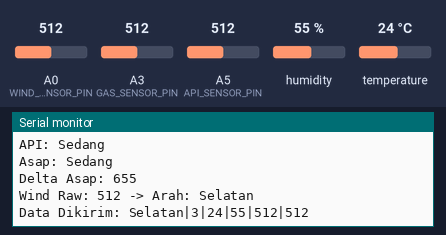
Simulated run of this sketch. Board: Arduino Uno, built with avr-gcc and run on an emulated ATmega328P. On the bench: the last lines printed to the serial monitor. The inputs (shaded band) are chosen by the test bench; at power-on: humidity 55 %, A0 (WIND_SENSOR_PIN) = 512, A3 (GAS_SENSOR_PIN) = 512, A5 (API_SENSOR_PIN) = 512, temperature 24 °C. No radio packets arrive unless stated.

Above: at 6.2 s.
6.3 s: humidity set to 88 %
At 11.3 s:
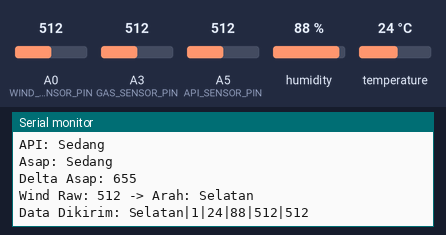
16.5 s: A0 (WIND_SENSOR_PIN) set to 711
At 21.3 s:
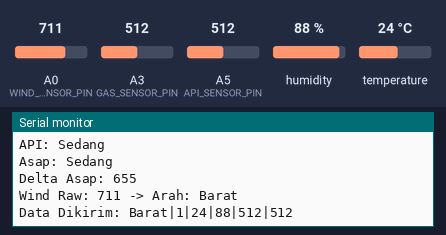
21.6 s: A3 (GAS_SENSOR_PIN) set to 711
At 26.3 s:
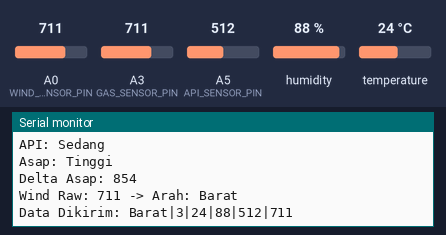
31.6 s: A5 (API_SENSOR_PIN) set to 711
At 36.4 s:
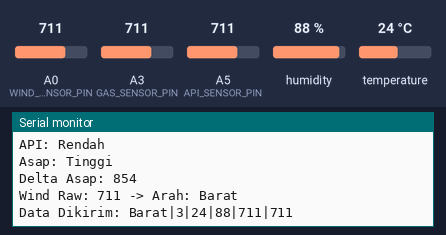
41.6 s: temperature set to 28 °C
At 46.5 s:
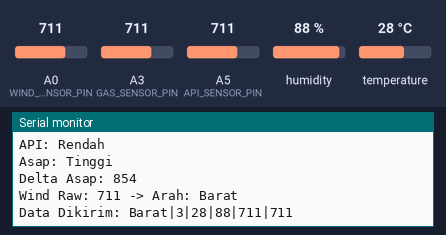
51.5 s: A0 (WIND_SENSOR_PIN) set to 691
At 55.5 s:
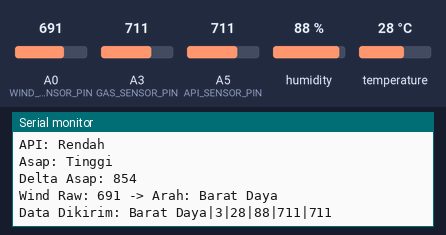

Measured:
- after the input at 6.3 s, the serial monitor: prints a new line after 3.8 s (image 1)
- after the input at 16.5 s, the serial monitor: prints a new line after 3.7 s (image 2)
- after the input at 21.6 s, the serial monitor: prints a new line after 3.5 s (image 3)
- after the input at 31.6 s, the serial monitor: prints a new line after 3.5 s (image 4)
- after the input at 41.6 s, the serial monitor: prints a new line after 3.5 s (image 5)
- after the input at 51.5 s, the serial monitor: prints a new line after 3.7 s (image 6)

The sketch:

node.ino
```cpp
#include <SPI.h>
#include <LoRa.h>
#include <DHT.h>

// ===== Pin assignment =====
#define GAS_SENSOR_PIN    A3   // MQ2 analog
#define API_SENSOR_PIN    A5   // Flame analog
#define WIND_SENSOR_PIN   A0

#define DHT_PIN           8
#define DHT_TYPE          DHT11

#define LORA_SS           10
#define LORA_RST          9
#define LORA_DIO0         2

DHT dht(DHT_PIN, DHT_TYPE);

unsigned long lastSendTime = 0;
unsigned long interval = 5000; // kirim data tiap 10 detik
int baselineGas = 0; // Nilai MQ2 di udara bersih

void setup() {
  Serial.begin(9600);
  dht.begin();

  // ===== Kalibrasi Gas Sensor (MQ2) =====
  Serial.println("Kalibrasi sensor gas (MQ2)...");
  int total = 0;
  const int sampleCount = 100;
  for (int i = 0; i < sampleCount; i++) {
    total += analogRead(GAS_SENSOR_PIN);
    delay(50);
  }
  baselineGas = total / sampleCount;
  Serial.print("Baseline MQ2 (udara bersih): ");
  Serial.println(baselineGas);

  // ===== Setup LoRa =====
  Serial.println("Starting LoRa...");
  LoRa.setPins(LORA_SS, LORA_RST, LORA_DIO0);
  if (!LoRa.begin(433E6)) {
    Serial.println("LoRa init failed!");
    while (true);
  }
  Serial.println("LoRa init OK!");
}

void loop() {
  if (millis() - lastSendTime > interval) {
    lastSendTime = millis();

    int gasValue = analogRead(GAS_SENSOR_PIN);
    int apiValue = analogRead(API_SENSOR_PIN);

    int windRaw = analogRead(WIND_SENSOR_PIN);
    int windDegree = map(windRaw, 0, 1023, 0, 360);
    if (windDegree >= 360) windDegree = 0;
    String arahAngin = getWindDirection(windDegree);

    float suhu = dht.readTemperature();
    float kelembaban = dht.readHumidity();

    if (isnan(suhu) || isnan(kelembaban)) {
      Serial.println("Gagal baca sensor DHT!");
      return;
    }

    int status = tentukanStatus(apiValue, gasValue, suhu, kelembaban);

    String dataToSend = arahAngin + "|" +
                        String(status) + "|" +
                        String((int)suhu) + "|" +
                        String((int)kelembaban) + "|" +
                        String(apiValue) + "|" +
                        String(gasValue);

    LoRa.beginPacket();
    LoRa.print(dataToSend);
    LoRa.endPacket();

    Serial.print("Wind Raw: ");
    Serial.print(windRaw);
    Serial.print(" -> Arah: ");
    Serial.println(arahAngin);

    Serial.println("Data Dikirim: " + dataToSend);
  }
}

// ===== Fuzzy Logic Status Penilaian =====
int tentukanStatus(int api, int asap, float suhu, float kelembaban) {
  // ===== Kategori Suhu =====
  String kategoriSuhu = "Normal";
  if (suhu <= 25) kategoriSuhu = "Rendah";
  else if (suhu <= 30) kategoriSuhu = "Sedang";
  else kategoriSuhu = "Tinggi";

  // ===== Kategori Kelembaban =====
  String kategoriKelembaban = "Normal";
  if (kelembaban <= 75) kategoriKelembaban = "Rendah";
  else if (kelembaban <= 80) kategoriKelembaban = "Sedang";
  else kategoriKelembaban = "Tinggi";

  // ===== Kategori API =====
  String kategoriAPI = "Rendah";
  if (api >= 701) kategoriAPI = "Rendah";
  else if (api >= 401) kategoriAPI = "Sedang";
  else if (api >= 1) kategoriAPI = "Tinggi";

  // ===== Kategori Asap (MQ2) =====
  String kategoriAsap = "Rendah";
  int deltaAsap = asap - baselineGas;
  if (deltaAsap < 0) deltaAsap = 0;

  if (deltaAsap >= 701) kategoriAsap = "Tinggi";
  else if (deltaAsap >= 401) kategoriAsap = "Sedang";
  else if (deltaAsap >= 1) kategoriAsap = "Rendah";

  // ===== Debug Monitor =====
  Serial.println("Kategori:");
  Serial.println("Suhu: " + kategoriSuhu);
  Serial.println("Kelembaban: " + kategoriKelembaban);
  Serial.println("API: " + kategoriAPI);
  Serial.println("Asap: " + kategoriAsap);
  Serial.print("Delta Asap: ");
  Serial.println(deltaAsap);

  // ===== Aturan Fuzzy Logic =====

  // 1) Api atau Asap Tinggi ➜ Bahaya
  if (kategoriAPI == "Tinggi" || kategoriAsap == "Tinggi") {
    return 3;
  }

  // 2) Api Sedang + Asap Sedang + Kelembaban tidak Tinggi ➜ Bahaya
  if (kategoriAPI == "Sedang" && kategoriAsap == "Sedang" && kategoriKelembaban != "Tinggi") {
    return 3;
  }

  // 3) Asap Tinggi/Sedang + Kelembaban Tinggi ➜ Aman
  if ((kategoriAsap == "Tinggi" || kategoriAsap == "Sedang") && kategoriKelembaban == "Tinggi") {
    return 1;
  }

  // 4) Suhu Tinggi + Api Rendah + Asap Rendah ➜ Waspada
  if (kategoriSuhu == "Tinggi" && kategoriAPI == "Rendah" && kategoriAsap == "Rendah") {
    return 2;
  }

  // 5) Suhu Tinggi + Kelembaban Rendah ➜ Waspada
  if (kategoriSuhu == "Tinggi" && kategoriKelembaban == "Rendah") {
    return 2;
  }

  // Default ➜ Aman
  return 1;
}

// ===== Fungsi Konversi Derajat ke Arah Mata Angin =====
String getWindDirection(int degree) {
  if (degree < 23 || degree >= 338) return "Utara";
  else if (degree < 68) return "Timur Laut";
  else if (degree < 113) return "Timur";
  else if (degree < 158) return "Tenggara";
  else if (degree < 203) return "Selatan";
  else if (degree < 248) return "Barat Daya";
  else if (degree < 293) return "Barat";
  else return "Barat Laut";
}
```
